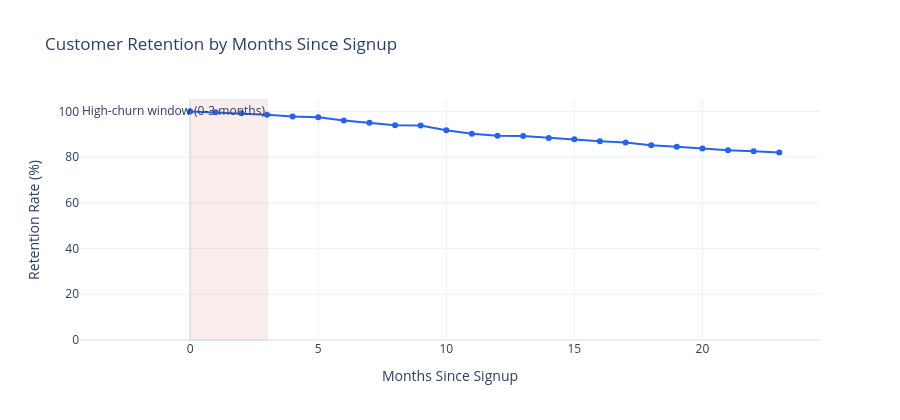

Notebook code for this chart:
### Code cell
def plot_tenure_analysis(customers_df: pd.DataFrame) -> None:
    """Plot a Kaplan-Meier-style retention curve by months since signup.

    Constructed using pandas without a specialized survival library.
    Highlights the 0-3 month high-churn period.

    Parameters
    ----------
    customers_df : pd.DataFrame
        Customer DataFrame with 'signup_date' and 'is_churned' columns.
    """
    df = customers_df.copy()
    df["signup_date"] = pd.to_datetime(df["signup_date"], errors="coerce")
    df = df.dropna(subset=["signup_date"])

    today = pd.Timestamp(date.today())
    df["months_tenure"] = ((today - df["signup_date"]).dt.days / 30.44).astype(int).clip(lower=0)

    max_months = min(int(df["months_tenure"].max()), 24)
    survival = []
    at_risk = len(df)

    for month in range(max_months + 1):
        cohort = df[df["months_tenure"] >= month]
        if len(cohort) == 0:
            break
        # Customers who churned in exactly this month
        churned_this_month = cohort[
            (cohort["months_tenure"] == month) & (cohort["is_churned"] == 1)
        ]
        survived_pct = 1 - (len(churned_this_month) / at_risk) if at_risk > 0 else 1.0
        survival.append({"month": month, "retention_rate": survived_pct})
        at_risk = max(at_risk - len(churned_this_month), 0)

    surv_df = pd.DataFrame(survival)
    surv_df["retention_rate"] = surv_df["retention_rate"].cumprod() * 100

    fig = go.Figure()
    fig.add_trace(go.Scatter(
        x=surv_df["month"], y=surv_df["retention_rate"],
        mode="lines+markers", name="Retention Rate",
        line=dict(color="#2563EB", width=2),
    ))
    fig.add_vrect(x0=0, x1=3, fillcolor="#DC2626", opacity=0.08,
                  annotation_text="High-churn window (0-3 months)")

    fig.update_layout(
        title="Customer Retention by Months Since Signup",
        xaxis_title="Months Since Signup",
        yaxis_title="Retention Rate (%)",
        yaxis=dict(range=[0, 105]),
        template="plotly_white",
        height=420,
    )
    fig.show()


plot_tenure_analysis(DATA["customers"])

### Figure 1 — Plotly figure (JSON) as saved in the notebook; plotly's stock layout.template omitted (floating-point values rounded to 4 significant figures)
{"data": [{"line": {"color": "#2563EB", "width": 2}, "mode": "lines+markers", "name": "Retention Rate", "type": "scatter", "x": [0, 1, 2, 3, 4, 5, 6, 7, 8, 9, 10, 11, 12, 13, 14, 15, 16, 17, 18, 19, 20, 21, 22, 23], "y": [100, 99.6, 99.2, 98.6, 97.8, 97.4, 96, 95, 94, 93.8, 91.8, 90.2, 89.4, 89.2, 88.4, 87.8, 87.0, 86.4, 85.2, 84.6, 83.8, 83.0, 82.6, 82.0]}], "layout": {"annotations": [{"showarrow": false, "text": "High-churn window (0-3 months)", "x": 3, "xanchor": "right", "xref": "x", "y": 1, "yanchor": "top", "yref": "y domain"}], "height": 420, "shapes": [{"fillcolor": "#DC2626", "opacity": 0.08, "type": "rect", "x0": 0, "x1": 3, "xref": "x", "y0": 0, "y1": 1, "yref": "y domain"}], "title": {"text": "Customer Retention by Months Since Signup"}, "xaxis": {"title": {"text": "Months Since Signup"}}, "yaxis": {"range": [0, 105], "title": {"text": "Retention Rate (%)"}}}}
